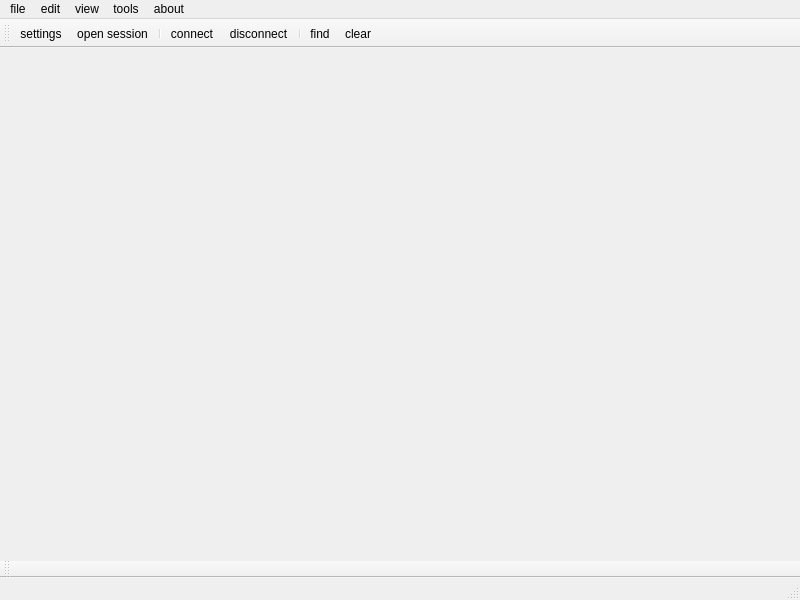
<?xml version="1.0" encoding="UTF-8"?>
<ui version="4.0">
 <class>MainWindow</class>
 <widget class="QMainWindow" name="MainWindow">
  <property name="geometry">
   <rect>
    <x>0</x>
    <y>0</y>
    <width>800</width>
    <height>600</height>
   </rect>
  </property>
  <property name="windowTitle">
   <string>MainWindow</string>
  </property>
  <widget class="QWidget" name="centralwidget"/>
  <widget class="QMenuBar" name="menubar">
   <property name="geometry">
    <rect>
     <x>0</x>
     <y>0</y>
     <width>800</width>
     <height>26</height>
    </rect>
   </property>
   <widget class="QMenu" name="menufile">
    <property name="title">
     <string>file</string>
    </property>
    <widget class="QMenu" name="menunew">
     <property name="title">
      <string>new</string>
     </property>
     <addaction name="actionNewSerialSession"/>
     <addaction name="actionNewSSHSession"/>
     <addaction name="actionNewLocalShellSession"/>
    </widget>
    <addaction name="actionConnect"/>
    <addaction name="actionDisconnect"/>
    <addaction name="actionOpenSession"/>
    <addaction name="menunew"/>
    <addaction name="actionSettings"/>
    <addaction name="actionExit"/>
   </widget>
   <widget class="QMenu" name="menuedit">
    <property name="title">
     <string>edit</string>
    </property>
    <addaction name="actionCopy"/>
    <addaction name="actionPaste"/>
    <addaction name="actionFind"/>
    <addaction name="actionClear"/>
   </widget>
   <widget class="QMenu" name="menutools">
    <property name="title">
     <string>tools</string>
    </property>
   </widget>
   <widget class="QMenu" name="menuabout">
    <property name="title">
     <string>about</string>
    </property>
   </widget>
   <widget class="QMenu" name="menuview">
    <property name="title">
     <string>view</string>
    </property>
   </widget>
   <addaction name="menufile"/>
   <addaction name="menuedit"/>
   <addaction name="menuview"/>
   <addaction name="menutools"/>
   <addaction name="menuabout"/>
  </widget>
  <widget class="QStatusBar" name="statusbar"/>
  <widget class="QToolBar" name="toolBar">
   <property name="windowTitle">
    <string>toolBar</string>
   </property>
   <attribute name="toolBarArea">
    <enum>TopToolBarArea</enum>
   </attribute>
   <attribute name="toolBarBreak">
    <bool>false</bool>
   </attribute>
   <addaction name="actionSettings"/>
   <addaction name="actionOpenSession"/>
   <addaction name="separator"/>
   <addaction name="actionConnect"/>
   <addaction name="actionDisconnect"/>
   <addaction name="separator"/>
   <addaction name="actionFind"/>
   <addaction name="actionClear"/>
  </widget>
  <widget class="QToolBar" name="commandButtonBar">
   <property name="windowTitle">
    <string>toolBar_2</string>
   </property>
   <attribute name="toolBarArea">
    <enum>BottomToolBarArea</enum>
   </attribute>
   <attribute name="toolBarBreak">
    <bool>false</bool>
   </attribute>
  </widget>
  <action name="actionConnect">
   <property name="icon">
    <iconset resource="../resources.qrc">
     <normaloff>:/images/connect.png</normaloff>:/images/connect.png</iconset>
   </property>
   <property name="text">
    <string>connect</string>
   </property>
  </action>
  <action name="actionDisconnect">
   <property name="icon">
    <iconset resource="../resources.qrc">
     <normaloff>:/images/disconnect.png</normaloff>:/images/disconnect.png</iconset>
   </property>
   <property name="text">
    <string>disconnect</string>
   </property>
  </action>
  <action name="actionSettings">
   <property name="icon">
    <iconset resource="../resources.qrc">
     <normaloff>:/images/setting.png</normaloff>:/images/setting.png</iconset>
   </property>
   <property name="text">
    <string>settings</string>
   </property>
  </action>
  <action name="actionCopy">
   <property name="icon">
    <iconset resource="../resources.qrc">
     <normaloff>:/images/copy.png</normaloff>:/images/copy.png</iconset>
   </property>
   <property name="text">
    <string>copy</string>
   </property>
   <property name="shortcut">
    <string>Ctrl+Shift+C</string>
   </property>
  </action>
  <action name="actionPaste">
   <property name="icon">
    <iconset resource="../resources.qrc">
     <normaloff>:/images/paste.png</normaloff>:/images/paste.png</iconset>
   </property>
   <property name="text">
    <string>paste</string>
   </property>
   <property name="shortcut">
    <string>Ctrl+Shift+V</string>
   </property>
  </action>
  <action name="actionFind">
   <property name="icon">
    <iconset resource="../resources.qrc">
     <normaloff>:/images/find.png</normaloff>:/images/find.png</iconset>
   </property>
   <property name="text">
    <string>find</string>
   </property>
   <property name="shortcut">
    <string>Ctrl+F</string>
   </property>
  </action>
  <action name="actionClear">
   <property name="icon">
    <iconset resource="../resources.qrc">
     <normaloff>:/images/clear.png</normaloff>:/images/clear.png</iconset>
   </property>
   <property name="text">
    <string>clear</string>
   </property>
   <property name="shortcut">
    <string>Ctrl+Shift+X</string>
   </property>
  </action>
  <action name="actionExit">
   <property name="icon">
    <iconset resource="../resources.qrc">
     <normaloff>:/images/exit.png</normaloff>:/images/exit.png</iconset>
   </property>
   <property name="text">
    <string>exit</string>
   </property>
  </action>
  <action name="actionOpenSession">
   <property name="icon">
    <iconset resource="../resources.qrc">
     <normaloff>:/images/open.png</normaloff>:/images/open.png</iconset>
   </property>
   <property name="text">
    <string>open session</string>
   </property>
  </action>
  <action name="actionNewSerialSession">
   <property name="icon">
    <iconset resource="../resources.qrc">
     <normaloff>:/images/new.png</normaloff>:/images/new.png</iconset>
   </property>
   <property name="text">
    <string>new serial session</string>
   </property>
  </action>
  <action name="actionNewSSHSession">
   <property name="icon">
    <iconset resource="../resources.qrc">
     <normaloff>:/images/new.png</normaloff>:/images/new.png</iconset>
   </property>
   <property name="text">
    <string>new ssh session</string>
   </property>
  </action>
  <action name="actionNewLocalShellSession">
   <property name="icon">
    <iconset resource="../resources.qrc">
     <normaloff>:/images/new.png</normaloff>:/images/new.png</iconset>
   </property>
   <property name="text">
    <string>new local shell session</string>
   </property>
  </action>
 </widget>
 <resources>
  <include location="../resources.qrc"/>
 </resources>
 <connections/>
</ui>
